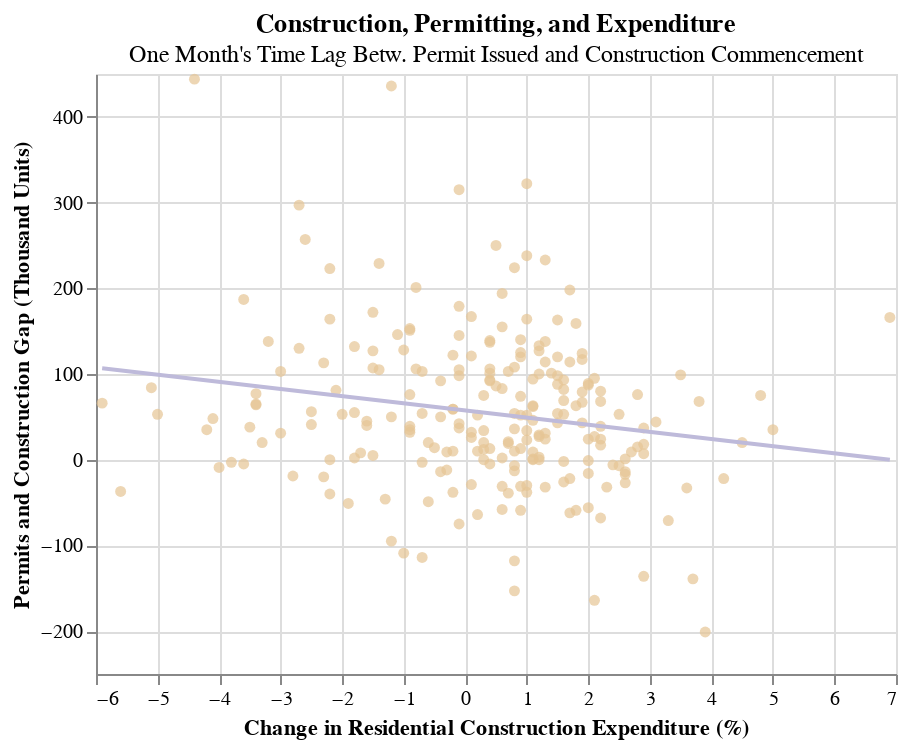

This figure's notebook cell:
### Markdown cell above
Interestingly enough, this is not what we expected. We would expect periods of increased residential construction expenditure to correlate with months where commencement of construction outstrips permits issued.  
  
What if we introduce a lag? There could be a time lag between the issuance of a permit and the commencement of construction.

### Code cell
gap_ex_lag1_scatter = alt.Chart(construction_permit_gap).mark_circle(color = '#e5c494').encode(
    x = alt.X('ex_delta', title = "Change in Residential Construction Expenditure (%)"),
    y = alt.Y('gap_lagged_1', title = 'Permits and Construction Gap (Thousand Units)')
).properties(
    title = {
        "text": "Construction, Permitting, and Expenditure",
        "subtitle": "One Month's Time Lag Betw. Permit Issued and Construction Commencement"
    })

alt.layer(gap_ex_lag1_scatter, gap_ex_lag1_scatter.transform_regression('ex_delta', 'gap_lagged_1', method = 'linear').mark_line(color = '#bebada'))

### Figure 1 — Vega-Lite specification as saved in the notebook (floating-point values rounded to 4 significant figures; data arrays with more than 128 entries replaced by an {"elided": "..."} marker saying what was removed)
{"config": {"view": {"continuousWidth": 400, "continuousHeight": 300}}, "layer": [{"mark": {"type": "circle", "color": "#e5c494"}, "encoding": {"x": {"type": "quantitative", "field": "ex_delta", "title": "Change in Residential Construction Expenditure (%)"}, "y": {"type": "quantitative", "field": "gap_lagged_1", "title": "Permits and Construction Gap (Thousand Units)"}}, "title": {"text": "Construction, Permitting, and Expenditure", "subtitle": "One Month's Time Lag Betw. Permit Issued and Construction Commencement"}}, {"mark": {"type": "line", "color": "#bebada"}, "encoding": {"x": {"type": "quantitative", "field": "ex_delta", "title": "Change in Residential Construction Expenditure (%)"}, "y": {"type": "quantitative", "field": "gap_lagged_1", "title": "Permits and Construction Gap (Thousand Units)"}}, "title": {"text": "Construction, Permitting, and Expenditure", "subtitle": "One Month's Time Lag Betw. Permit Issued and Construction Commencement"}, "transform": [{"on": "ex_delta", "regression": "gap_lagged_1", "method": "linear"}]}], "data": {"name": "data-41b9caa2e2cc5064f0ddde73cf631dc6"}, "$schema": "https://vega.github.io/schema/vega-lite/v4.8.1.json", "datasets": {"data-41b9caa2e2cc5064f0ddde73cf631dc6": {"elided": "231 records"}}}
